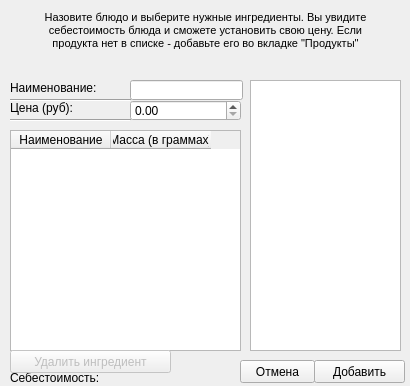
<?xml version="1.0" encoding="UTF-8"?>
<ui version="4.0">
 <class>productAdder</class>
 <widget class="QWidget" name="productAdder">
  <property name="geometry">
   <rect>
    <x>0</x>
    <y>0</y>
    <width>410</width>
    <height>386</height>
   </rect>
  </property>
  <property name="minimumSize">
   <size>
    <width>410</width>
    <height>386</height>
   </size>
  </property>
  <property name="maximumSize">
   <size>
    <width>410</width>
    <height>386</height>
   </size>
  </property>
  <property name="windowTitle">
   <string>Добавить блюдо</string>
  </property>
  <widget class="QLabel" name="label">
   <property name="geometry">
    <rect>
     <x>0</x>
     <y>-20</y>
     <width>411</width>
     <height>101</height>
    </rect>
   </property>
   <property name="text">
    <string>&lt;!DOCTYPE HTML PUBLIC &quot;-//W3C//DTD HTML 4.0//EN&quot; &quot;http://www.w3.org/TR/REC-html40/strict.dtd&quot;&gt;
&lt;html&gt;&lt;head&gt;&lt;meta name=&quot;qrichtext&quot; content=&quot;1&quot; /&gt;&lt;style type=&quot;text/css&quot;&gt;
p, li { white-space: pre-wrap; }
&lt;/style&gt;&lt;/head&gt;&lt;body style=&quot; font-family:'MS Shell Dlg 2'; font-size:8pt; font-weight:400; font-style:normal;&quot;&gt;
&lt;p align=&quot;center&quot; style=&quot; margin-top:12px; margin-bottom:12px; margin-left:0px; margin-right:0px; -qt-block-indent:0; text-indent:0px;&quot;&gt;Назовите блюдо и выберите нужные ингредиенты. Вы увидите&lt;br /&gt;себестоимость блюда и сможете установить свою цену. Если&lt;br /&gt;продукта нет в списке - добавьте его во вкладке &amp;quot;Продукты&amp;quot;&lt;/p&gt;&lt;/body&gt;&lt;/html&gt;</string>
   </property>
  </widget>
  <widget class="QLabel" name="label_2">
   <property name="geometry">
    <rect>
     <x>10</x>
     <y>80</y>
     <width>111</width>
     <height>16</height>
    </rect>
   </property>
   <property name="text">
    <string>Наименование:</string>
   </property>
  </widget>
  <widget class="QLabel" name="proteinLine">
   <property name="geometry">
    <rect>
     <x>10</x>
     <y>100</y>
     <width>90</width>
     <height>16</height>
    </rect>
   </property>
   <property name="text">
    <string>Цена (руб):</string>
   </property>
  </widget>
  <widget class="QLineEdit" name="nameAdder">
   <property name="geometry">
    <rect>
     <x>130</x>
     <y>80</y>
     <width>113</width>
     <height>20</height>
    </rect>
   </property>
   <property name="maxLength">
    <number>32</number>
   </property>
  </widget>
  <widget class="Line" name="line">
   <property name="geometry">
    <rect>
     <x>10</x>
     <y>92</y>
     <width>121</width>
     <height>16</height>
    </rect>
   </property>
   <property name="orientation">
    <enum>Qt::Horizontal</enum>
   </property>
  </widget>
  <widget class="Line" name="line_2">
   <property name="geometry">
    <rect>
     <x>10</x>
     <y>112</y>
     <width>121</width>
     <height>16</height>
    </rect>
   </property>
   <property name="orientation">
    <enum>Qt::Horizontal</enum>
   </property>
  </widget>
  <widget class="QPushButton" name="addConfirmButton">
   <property name="geometry">
    <rect>
     <x>314</x>
     <y>360</y>
     <width>91</width>
     <height>23</height>
    </rect>
   </property>
   <property name="text">
    <string>Добавить</string>
   </property>
  </widget>
  <widget class="QPushButton" name="cancelAdderButton">
   <property name="geometry">
    <rect>
     <x>240</x>
     <y>360</y>
     <width>75</width>
     <height>23</height>
    </rect>
   </property>
   <property name="text">
    <string>Отмена</string>
   </property>
  </widget>
  <widget class="QLabel" name="adderStatusText">
   <property name="geometry">
    <rect>
     <x>10</x>
     <y>60</y>
     <width>391</width>
     <height>20</height>
    </rect>
   </property>
   <property name="text">
    <string/>
   </property>
   <property name="alignment">
    <set>Qt::AlignCenter</set>
   </property>
  </widget>
  <widget class="QTableWidget" name="ingredientsToAdd">
   <property name="geometry">
    <rect>
     <x>10</x>
     <y>130</y>
     <width>231</width>
     <height>221</height>
    </rect>
   </property>
   <column>
    <property name="text">
     <string>Наименование</string>
    </property>
   </column>
   <column>
    <property name="text">
     <string>Масса (в граммах)</string>
    </property>
   </column>
  </widget>
  <widget class="QListWidget" name="ingredientsShow">
   <property name="geometry">
    <rect>
     <x>250</x>
     <y>80</y>
     <width>151</width>
     <height>271</height>
    </rect>
   </property>
  </widget>
  <widget class="QLabel" name="selfPrice">
   <property name="geometry">
    <rect>
     <x>10</x>
     <y>370</y>
     <width>231</width>
     <height>16</height>
    </rect>
   </property>
   <property name="text">
    <string>Себестоимость:</string>
   </property>
  </widget>
  <widget class="QPushButton" name="deleteIngredient">
   <property name="enabled">
    <bool>false</bool>
   </property>
   <property name="geometry">
    <rect>
     <x>10</x>
     <y>350</y>
     <width>161</width>
     <height>23</height>
    </rect>
   </property>
   <property name="text">
    <string>Удалить ингредиент</string>
   </property>
  </widget>
  <widget class="QDoubleSpinBox" name="priceAdder">
   <property name="geometry">
    <rect>
     <x>130</x>
     <y>100</y>
     <width>111</width>
     <height>21</height>
    </rect>
   </property>
   <property name="maximum">
    <double>99999.990000000005239</double>
   </property>
  </widget>
 </widget>
 <resources/>
 <connections/>
</ui>
